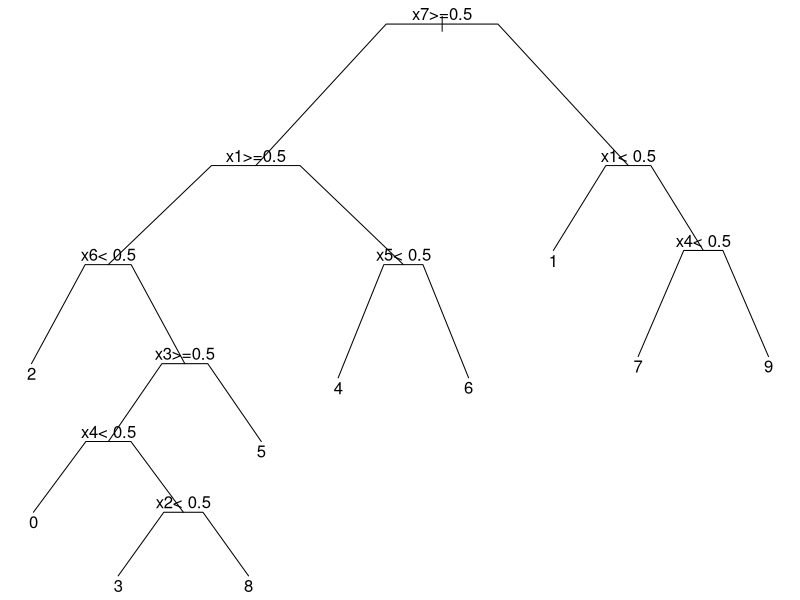

Reproduce this figure in R.
# digit recognition by classification tree.  example demonstrates how to
# choose "best" tree using cross validation.  More explicitly, we
# form R_a(T) = R(T) + a|T| 
# and find the a the best a by cross-validation.  We can construct tree easily
# once we know a.  

library("rpart")
set.seed(1234)  # want random experiments to be exaclty repeatable
n = 200	 # number examples
y = rep(0:9, length = 200)	# the true classes
temp = c(1,1,1,0,1,1,1,		# pattern for 0
         0,0,1,0,0,1,0,		# pattern for 1	
         1,0,1,1,1,0,1,		# pattern for 2
	 1,0,1,1,0,1,1,		# ...
	 0,1,1,1,0,1,1,
	 1,1,0,1,0,1,1,
	 0,1,0,1,1,1,1,
	 1,0,1,0,0,1,0,
	 1,1,1,1,1,1,1,	
	 1,1,1,1,0,1,0)
lights = matrix(temp,10,7,byrow=T)	# true light[i,] is bit pattern for i-1
temp1 = matrix(rbinom(n*7,1, .9), n, 7)
temp1 = ifelse(lights[y+1,] == 1, temp1, 1-temp1) #  digits with flipped bits
temp2 = matrix(rbinom(n*17,1,.5), n, 17)  # random lights (noisy worthless features)
x = cbind(temp1,temp2)  # variables 8 ... 24 are useless noise
fit = rpart(y ~ x, method = "class", control = rpart.control(xval=10,minbucket=2,cp=0))
printcp(fit)  	# note the included noise variables
fit9 = prune(fit,cp=.02) # anything in the range .01666 to .05 gives same result
printcp(fit9)
par(mar = rep(.1,4))
plot(fit9,branch = .3, compress = T)
text(fit9)
